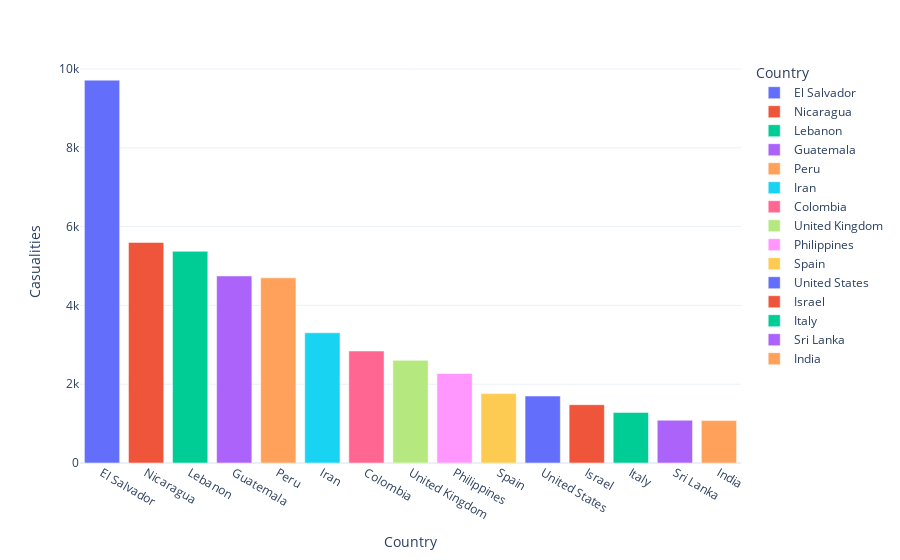

Notebook code cell kept with this figure:
### Code cell
# Observation
# Iraq, again the highest followed by Pakistan, Afganistan and India.

# Counting the Total Number of Casualities in each Country.
plt.figure(figsize=(12, 6))
cas_count= dataset.groupby("Country").Casualities.sum().to_frame().reset_index().sort_values("Casualities", ascending=False)[:15]
px.bar(data_frame=cas_count,x = 'Country',y = 'Casualities',color='Country',template='plotly_white')

### Figure 1 — Plotly figure (JSON) as saved in the notebook; plotly's stock layout.template omitted (floating-point values rounded to 4 significant figures)
{"data": [{"alignmentgroup": "True", "hovertemplate": "Country=%{x}<br>Casualities=%{y}<extra></extra>", "legendgroup": "El Salvador", "marker": {"color": "#636efa", "pattern": {"shape": ""}}, "name": "El Salvador", "offsetgroup": "El Salvador", "orientation": "v", "showlegend": true, "textposition": "auto", "x": ["El Salvador"], "xaxis": "x", "y": [9717], "yaxis": "y", "type": "bar"}, {"alignmentgroup": "True", "hovertemplate": "Country=%{x}<br>Casualities=%{y}<extra></extra>", "legendgroup": "Nicaragua", "marker": {"color": "#EF553B", "pattern": {"shape": ""}}, "name": "Nicaragua", "offsetgroup": "Nicaragua", "orientation": "v", "showlegend": true, "textposition": "auto", "x": ["Nicaragua"], "xaxis": "x", "y": [5598], "yaxis": "y", "type": "bar"}, {"alignmentgroup": "True", "hovertemplate": "Country=%{x}<br>Casualities=%{y}<extra></extra>", "legendgroup": "Lebanon", "marker": {"color": "#00cc96", "pattern": {"shape": ""}}, "name": "Lebanon", "offsetgroup": "Lebanon", "orientation": "v", "showlegend": true, "textposition": "auto", "x": ["Lebanon"], "xaxis": "x", "y": [5372], "yaxis": "y", "type": "bar"}, {"alignmentgroup": "True", "hovertemplate": "Country=%{x}<br>Casualities=%{y}<extra></extra>", "legendgroup": "Guatemala", "marker": {"color": "#ab63fa", "pattern": {"shape": ""}}, "name": "Guatemala", "offsetgroup": "Guatemala", "orientation": "v", "showlegend": true, "textposition": "auto", "x": ["Guatemala"], "xaxis": "x", "y": [4747], "yaxis": "y", "type": "bar"}, {"alignmentgroup": "True", "hovertemplate": "Country=%{x}<br>Casualities=%{y}<extra></extra>", "legendgroup": "Peru", "marker": {"color": "#FFA15A", "pattern": {"shape": ""}}, "name": "Peru", "offsetgroup": "Peru", "orientation": "v", "showlegend": true, "textposition": "auto", "x": ["Peru"], "xaxis": "x", "y": [4699], "yaxis": "y", "type": "bar"}, {"alignmentgroup": "True", "hovertemplate": "Country=%{x}<br>Casualities=%{y}<extra></extra>", "legendgroup": "Iran", "marker": {"color": "#19d3f3", "pattern": {"shape": ""}}, "name": "Iran", "offsetgroup": "Iran", "orientation": "v", "showlegend": true, "textposition": "auto", "x": ["Iran"], "xaxis": "x", "y": [3305], "yaxis": "y", "type": "bar"}, {"alignmentgroup": "True", "hovertemplate": "Country=%{x}<br>Casualities=%{y}<extra></extra>", "legendgroup": "Colombia", "marker": {"color": "#FF6692", "pattern": {"shape": ""}}, "name": "Colombia", "offsetgroup": "Colombia", "orientation": "v", "showlegend": true, "textposition": "auto", "x": ["Colombia"], "xaxis": "x", "y": [2842], "yaxis": "y", "type": "bar"}, {"alignmentgroup": "True", "hovertemplate": "Country=%{x}<br>Casualities=%{y}<extra></extra>", "legendgroup": "United Kingdom", "marker": {"color": "#B6E880", "pattern": {"shape": ""}}, "name": "United Kingdom", "offsetgroup": "United Kingdom", "orientation": "v", "showlegend": true, "textposition": "auto", "x": ["United Kingdom"], "xaxis": "x", "y": [2605], "yaxis": "y", "type": "bar"}, {"alignmentgroup": "True", "hovertemplate": "Country=%{x}<br>Casualities=%{y}<extra></extra>", "legendgroup": "Philippines", "marker": {"color": "#FF97FF", "pattern": {"shape": ""}}, "name": "Philippines", "offsetgroup": "Philippines", "orientation": "v", "showlegend": true, "textposition": "auto", "x": ["Philippines"], "xaxis": "x", "y": [2273], "yaxis": "y", "type": "bar"}, {"alignmentgroup": "True", "hovertemplate": "Country=%{x}<br>Casualities=%{y}<extra></extra>", "legendgroup": "Spain", "marker": {"color": "#FECB52", "pattern": {"shape": ""}}, "name": "Spain", "offsetgroup": "Spain", "orientation": "v", "showlegend": true, "textposition": "auto", "x": ["Spain"], "xaxis": "x", "y": [1761], "yaxis": "y", "type": "bar"}, {"alignmentgroup": "True", "hovertemplate": "Country=%{x}<br>Casualities=%{y}<extra></extra>", "legendgroup": "United States", "marker": {"color": "#636efa", "pattern": {"shape": ""}}, "name": "United States", "offsetgroup": "United States", "orientation": "v", "showlegend": true, "textposition": "auto", "x": ["United States"], "xaxis": "x", "y": [1699], "yaxis": "y", "type": "bar"}, {"alignmentgroup": "True", "hovertemplate": "Country=%{x}<br>Casualities=%{y}<extra></extra>", "legendgroup": "Israel", "marker": {"color": "#EF553B", "pattern": {"shape": ""}}, "name": "Israel", "offsetgroup": "Israel", "orientation": "v", "showlegend": true, "textposition": "auto", "x": ["Israel"], "xaxis": "x", "y": [1480], "yaxis": "y", "type": "bar"}, {"alignmentgroup": "True", "hovertemplate": "Country=%{x}<br>Casualities=%{y}<extra></extra>", "legendgroup": "Italy", "marker": {"color": "#00cc96", "pattern": {"shape": ""}}, "name": "Italy", "offsetgroup": "Italy", "orientation": "v", "showlegend": true, "textposition": "auto", "x": ["Italy"], "xaxis": "x", "y": [1284], "yaxis": "y", "type": "bar"}, {"alignmentgroup": "True", "hovertemplate": "Country=%{x}<br>Casualities=%{y}<extra></extra>", "legendgroup": "Sri Lanka", "marker": {"color": "#ab63fa", "pattern": {"shape": ""}}, "name": "Sri Lanka", "offsetgroup": "Sri Lanka", "orientation": "v", "showlegend": true, "textposition": "auto", "x": ["Sri Lanka"], "xaxis": "x", "y": [1086], "yaxis": "y", "type": "bar"}, {"alignmentgroup": "True", "hovertemplate": "Country=%{x}<br>Casualities=%{y}<extra></extra>", "legendgroup": "India", "marker": {"color": "#FFA15A", "pattern": {"shape": ""}}, "name": "India", "offsetgroup": "India", "orientation": "v", "showlegend": true, "textposition": "auto", "x": ["India"], "xaxis": "x", "y": [1077], "yaxis": "y", "type": "bar"}], "layout": {"xaxis": {"anchor": "y", "domain": [0, 1], "title": {"text": "Country"}, "categoryorder": "array", "categoryarray": ["El Salvador", "Nicaragua", "Lebanon", "Guatemala", "Peru", "Iran", "Colombia", "United Kingdom", "Philippines", "Spain", "United States", "Israel", "Italy", "Sri Lanka", "India"]}, "yaxis": {"anchor": "x", "domain": [0, 1], "title": {"text": "Casualities"}}, "legend": {"title": {"text": "Country"}, "tracegroupgap": 0}, "margin": {"t": 60}, "barmode": "relative"}}
